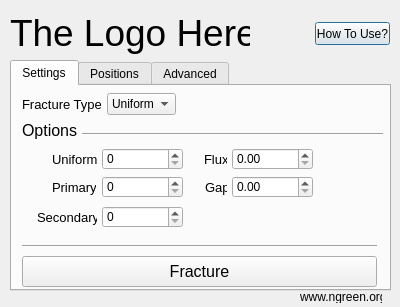
<?xml version="1.0" encoding="UTF-8"?>
<ui version="4.0">
 <class>Dialog</class>
 <widget class="QDialog" name="Dialog">
  <property name="geometry">
   <rect>
    <x>0</x>
    <y>0</y>
    <width>400</width>
    <height>307</height>
   </rect>
  </property>
  <property name="windowTitle">
   <string>Dialog</string>
  </property>
  <widget class="QLabel" name="lbl_logo">
   <property name="geometry">
    <rect>
     <x>10</x>
     <y>10</y>
     <width>240</width>
     <height>45</height>
    </rect>
   </property>
   <property name="font">
    <font>
     <pointsize>28</pointsize>
    </font>
   </property>
   <property name="text">
    <string>The Logo Here</string>
   </property>
  </widget>
  <widget class="QPushButton" name="btn_howToUse">
   <property name="geometry">
    <rect>
     <x>315</x>
     <y>22</y>
     <width>75</width>
     <height>23</height>
    </rect>
   </property>
   <property name="text">
    <string>How To Use?</string>
   </property>
  </widget>
  <widget class="QTabWidget" name="ta_main">
   <property name="geometry">
    <rect>
     <x>10</x>
     <y>60</y>
     <width>381</width>
     <height>231</height>
    </rect>
   </property>
   <property name="currentIndex">
    <number>0</number>
   </property>
   <widget class="QWidget" name="tp_settings">
    <attribute name="title">
     <string>Settings</string>
    </attribute>
    <widget class="QLabel" name="lbl_fractureType">
     <property name="geometry">
      <rect>
       <x>10</x>
       <y>10</y>
       <width>79</width>
       <height>16</height>
      </rect>
     </property>
     <property name="font">
      <font>
       <pointsize>10</pointsize>
      </font>
     </property>
     <property name="text">
      <string>Fracture Type</string>
     </property>
    </widget>
    <widget class="QComboBox" name="cb_fractureType">
     <property name="geometry">
      <rect>
       <x>95</x>
       <y>7</y>
       <width>69</width>
       <height>22</height>
      </rect>
     </property>
     <item>
      <property name="text">
       <string>Uniform</string>
      </property>
     </item>
     <item>
      <property name="text">
       <string>Cluster</string>
      </property>
     </item>
     <item>
      <property name="text">
       <string>Bezier</string>
      </property>
     </item>
    </widget>
    <widget class="Line" name="split_options">
     <property name="geometry">
      <rect>
       <x>70</x>
       <y>40</y>
       <width>301</width>
       <height>16</height>
      </rect>
     </property>
     <property name="orientation">
      <enum>Qt::Horizontal</enum>
     </property>
    </widget>
    <widget class="QLabel" name="lbl_options">
     <property name="geometry">
      <rect>
       <x>10</x>
       <y>35</y>
       <width>55</width>
       <height>19</height>
      </rect>
     </property>
     <property name="font">
      <font>
       <pointsize>12</pointsize>
      </font>
     </property>
     <property name="text">
      <string>Options</string>
     </property>
    </widget>
    <widget class="QLabel" name="lbl_uniform">
     <property name="geometry">
      <rect>
       <x>40</x>
       <y>65</y>
       <width>45</width>
       <height>16</height>
      </rect>
     </property>
     <property name="font">
      <font>
       <pointsize>10</pointsize>
      </font>
     </property>
     <property name="text">
      <string>Uniform</string>
     </property>
    </widget>
    <widget class="QSpinBox" name="spin_uniform">
     <property name="geometry">
      <rect>
       <x>90</x>
       <y>62</y>
       <width>81</width>
       <height>22</height>
      </rect>
     </property>
     <property name="maximum">
      <number>999</number>
     </property>
    </widget>
    <widget class="QSpinBox" name="spin_uniform_2">
     <property name="geometry">
      <rect>
       <x>90</x>
       <y>90</y>
       <width>81</width>
       <height>22</height>
      </rect>
     </property>
     <property name="maximum">
      <number>999</number>
     </property>
    </widget>
    <widget class="QLabel" name="lbl_primary">
     <property name="geometry">
      <rect>
       <x>40</x>
       <y>93</y>
       <width>44</width>
       <height>16</height>
      </rect>
     </property>
     <property name="font">
      <font>
       <pointsize>10</pointsize>
      </font>
     </property>
     <property name="text">
      <string>Primary</string>
     </property>
    </widget>
    <widget class="QSpinBox" name="spin_uniform_3">
     <property name="geometry">
      <rect>
       <x>90</x>
       <y>120</y>
       <width>81</width>
       <height>22</height>
      </rect>
     </property>
     <property name="maximum">
      <number>999</number>
     </property>
    </widget>
    <widget class="QLabel" name="lbl_secondary">
     <property name="geometry">
      <rect>
       <x>25</x>
       <y>123</y>
       <width>60</width>
       <height>16</height>
      </rect>
     </property>
     <property name="font">
      <font>
       <pointsize>10</pointsize>
      </font>
     </property>
     <property name="text">
      <string>Secondary</string>
     </property>
    </widget>
    <widget class="QLabel" name="lbl_flux">
     <property name="geometry">
      <rect>
       <x>192</x>
       <y>65</y>
       <width>23</width>
       <height>16</height>
      </rect>
     </property>
     <property name="font">
      <font>
       <pointsize>10</pointsize>
      </font>
     </property>
     <property name="text">
      <string>Flux</string>
     </property>
    </widget>
    <widget class="QDoubleSpinBox" name="spin_flux">
     <property name="geometry">
      <rect>
       <x>220</x>
       <y>62</y>
       <width>81</width>
       <height>22</height>
      </rect>
     </property>
    </widget>
    <widget class="QLabel" name="lbl_gap">
     <property name="geometry">
      <rect>
       <x>193</x>
       <y>93</y>
       <width>22</width>
       <height>16</height>
      </rect>
     </property>
     <property name="font">
      <font>
       <pointsize>10</pointsize>
      </font>
     </property>
     <property name="text">
      <string>Gap</string>
     </property>
    </widget>
    <widget class="QDoubleSpinBox" name="spin_gap">
     <property name="geometry">
      <rect>
       <x>220</x>
       <y>90</y>
       <width>81</width>
       <height>22</height>
      </rect>
     </property>
    </widget>
    <widget class="Line" name="split_fracture">
     <property name="geometry">
      <rect>
       <x>10</x>
       <y>150</y>
       <width>355</width>
       <height>20</height>
      </rect>
     </property>
     <property name="orientation">
      <enum>Qt::Horizontal</enum>
     </property>
    </widget>
    <widget class="QPushButton" name="btn_fracture">
     <property name="geometry">
      <rect>
       <x>10</x>
       <y>170</y>
       <width>355</width>
       <height>31</height>
      </rect>
     </property>
     <property name="font">
      <font>
       <pointsize>12</pointsize>
      </font>
     </property>
     <property name="text">
      <string>Fracture</string>
     </property>
    </widget>
   </widget>
   <widget class="QWidget" name="tp_positions">
    <attribute name="title">
     <string>Positions</string>
    </attribute>
    <widget class="QListWidget" name="lv_positions">
     <property name="geometry">
      <rect>
       <x>10</x>
       <y>10</y>
       <width>355</width>
       <height>161</height>
      </rect>
     </property>
    </widget>
    <widget class="QPushButton" name="btn_clear">
     <property name="geometry">
      <rect>
       <x>324</x>
       <y>180</y>
       <width>41</width>
       <height>23</height>
      </rect>
     </property>
     <property name="text">
      <string>Clear</string>
     </property>
    </widget>
    <widget class="QPushButton" name="btn_remove">
     <property name="geometry">
      <rect>
       <x>260</x>
       <y>180</y>
       <width>61</width>
       <height>23</height>
      </rect>
     </property>
     <property name="text">
      <string>Remove</string>
     </property>
    </widget>
    <widget class="QPushButton" name="btn_addSelected">
     <property name="geometry">
      <rect>
       <x>10</x>
       <y>180</y>
       <width>81</width>
       <height>23</height>
      </rect>
     </property>
     <property name="text">
      <string>Add Selected</string>
     </property>
    </widget>
   </widget>
   <widget class="QWidget" name="tp_advanced">
    <attribute name="title">
     <string>Advanced</string>
    </attribute>
    <widget class="QLabel" name="lbl_generatedCommand">
     <property name="geometry">
      <rect>
       <x>10</x>
       <y>10</y>
       <width>121</width>
       <height>16</height>
      </rect>
     </property>
     <property name="font">
      <font>
       <pointsize>10</pointsize>
      </font>
     </property>
     <property name="text">
      <string>Generated Command</string>
     </property>
    </widget>
    <widget class="QLineEdit" name="txt_generatedCommand">
     <property name="geometry">
      <rect>
       <x>10</x>
       <y>30</y>
       <width>355</width>
       <height>20</height>
      </rect>
     </property>
     <property name="readOnly">
      <bool>true</bool>
     </property>
     <property name="placeholderText">
      <string/>
     </property>
    </widget>
   </widget>
  </widget>
  <widget class="QLabel" name="lbl_website">
   <property name="geometry">
    <rect>
     <x>300</x>
     <y>290</y>
     <width>82</width>
     <height>13</height>
    </rect>
   </property>
   <property name="text">
    <string>www.ngreen.org</string>
   </property>
  </widget>
 </widget>
 <resources/>
 <connections/>
</ui>
